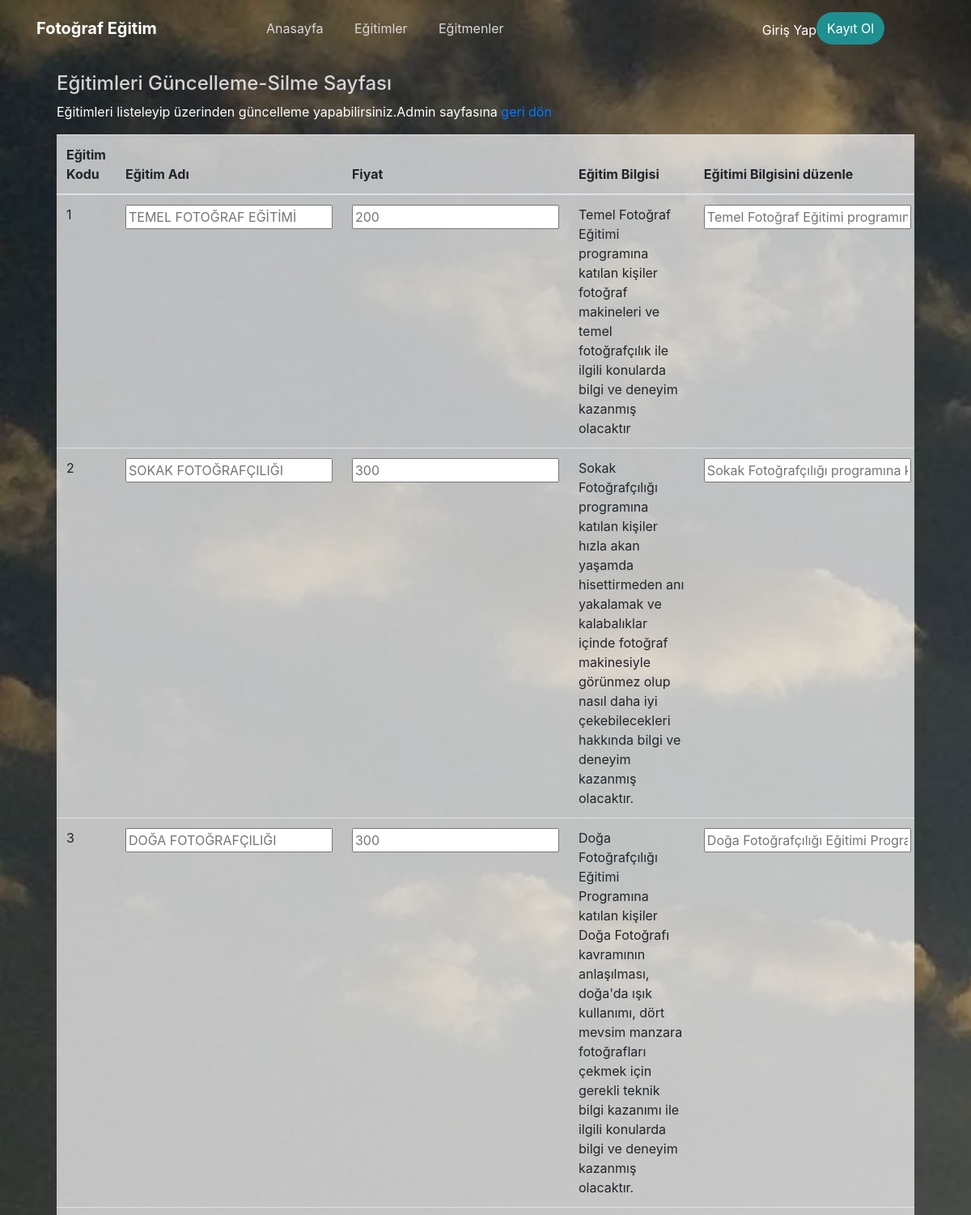
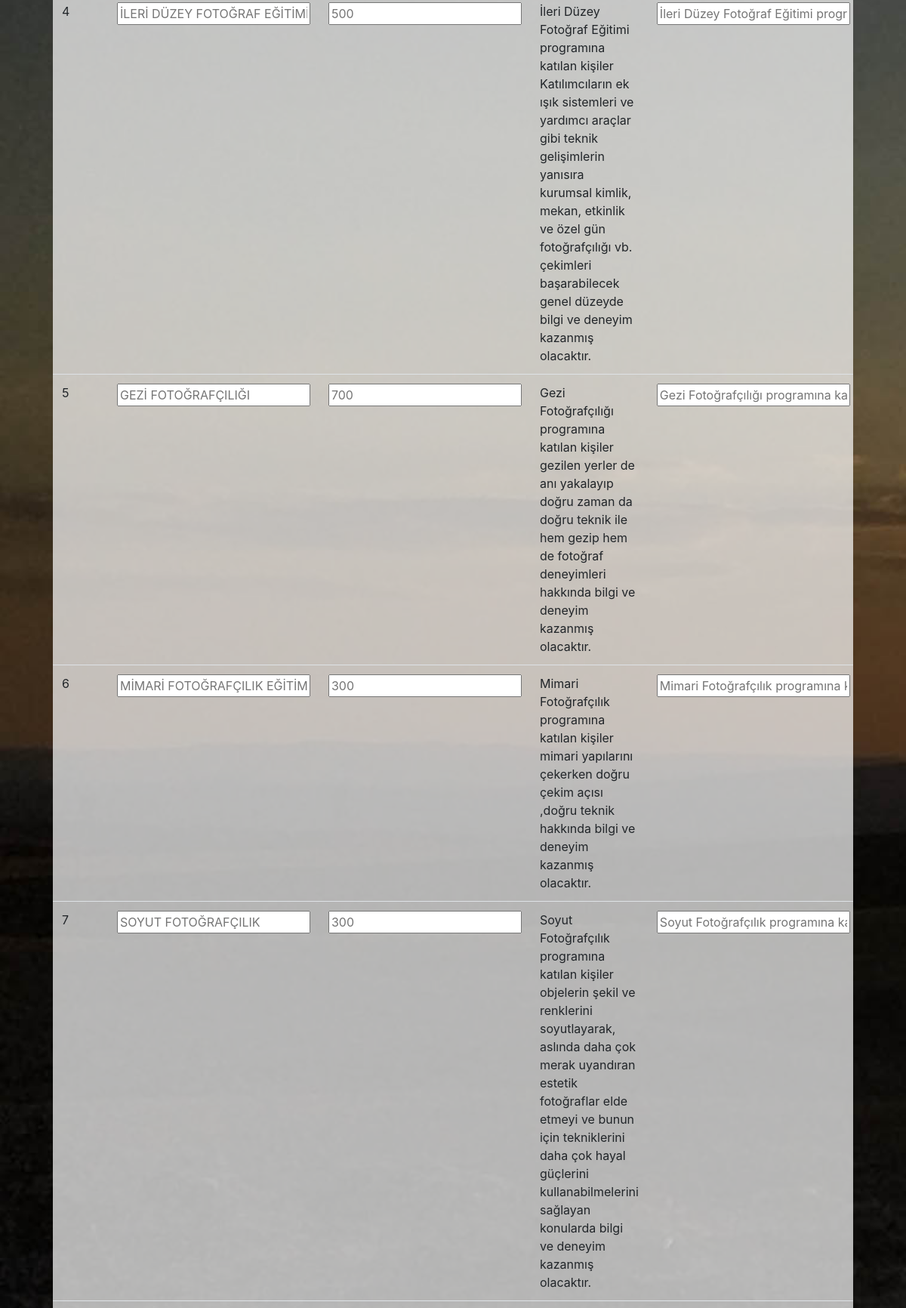
Screenshot of /egitim-listele.php (upper part) with the database file from the repository (2 pictures, top to bottom).
### tables this page shows
CREATE TABLE `egitimler` (
  `egitim_id` int(11) NOT NULL,
  `egitim_ad` varchar(100) NOT NULL,
  `fiyat` int(10) NOT NULL,
  `resim` varchar(50) NOT NULL,
  `egitmen_id` int(11) NOT NULL,
  `egitim_bilgi` varchar(10000) NOT NULL
);

### egitim-listele.php (the view, shortened to what this page needs)
<!DOCTYPE html>
<html>
<head>
    <link rel="stylesheet" href="assets/bootstrap/css/bootstrap.min.css">
    <link rel="stylesheet" href="assets/fonts/font-awesome.min.css">
    <link rel="stylesheet" href="assets/css/styles.css">
    <link rel="stylesheet" href="assets/css/-Team-Rotating-Cards-BS4-.css">
    <link rel="stylesheet" href="assets/css/Article-Cards.css">
    <link rel="stylesheet" href="assets/css/Footer-Dark.css">
    <link rel="stylesheet" href="assets/css/Header-Dark.css">
    <link rel="stylesheet" href="assets/css/Login-Form-Dark.css">
    <link rel="stylesheet" href="assets/css/Profile-Card.css">
    <link rel="stylesheet" href="assets/css/Team-1.css">
    <link rel="stylesheet" href="assets/css/Team-Boxed.css">
    <link rel="stylesheet" href="assets/css/Team-Clean.css">
    <link rel="stylesheet" href="assets/css/Team-with-rotating-cards.css">
    <link rel="stylesheet" href="assets/css/Button-Change-Text-on-Hover.css">
    <link rel="stylesheet" href="assets/css/Team.css">
    <link rel="stylesheet" href="assets/css/Google-Style-Login.css">
    <link rel="stylesheet" href="assets/css/Pretty-Registration-Form.css">
    <?php
	include_once("fonksiyonlar.php");
			?>
</head>
<body>
    <div>
        <div class="header-dark" style="padding-bottom: 500px;">
            <?php
			include_once( "header.php" );
			?>
            <div>
                <form  method="post" action="kontrol-egitim-listele.php" style="margin-right: 70px;margin-left: 70px;margin-top: 20px;">
                    <h1 style="color: rgba(255,255,255,0.8);font-size: 24px;">Eğitimleri Güncelleme-Silme Sayfası</h1>
                    <p style="color: rgb(255,255,255);">Eğitimleri listeleyip üzerinden güncelleme yapabilirsiniz.Admin sayfasına <a href="admin.php">geri dön</a></p>
                        <div class="table-responsive" style="background-color: rgba(255,255,255,0.7);">
                            <table class="table">
                                <thead>
                                    <tr>
                                       <th><?php echo "Eğitim Kodu"?></th>
                                        <th><?php echo "Eğitim Adı"?></th>
                                        <th><?php echo "Fiyat"?></th>
                                        <th><?php echo "Eğitim Bilgisi"?></th>
                                        <th><?php echo "Eğitimi Bilgisini düzenle"?></th>
                                    </tr>
                                </thead>
                                <tbody>
                               <?php
									$sql=mysqli_query(baglanti(),"select * from egitimler");
	while($deger=mysqli_fetch_array($sql))
	{
		$id=$deger["egitim_id"];
		$egitimadi=$deger["egitim_ad"];
		$egitimbilgi=$deger["egitim_bilgi"];
		$egitimfiyat=$deger["fiyat"];
		$ad_isim="ad".$id;
		$bilgi_isim="bilgi".$id;
		$fiyat_isim="fiyat".$id;
		echo "<tr>";
		   echo "<td>".$id."</td>";
		   echo "<td><input type='text' name='$ad_isim' placeholder='$egitimadi' /></td>";
		   echo "<td><input type='text' name='$fiyat_isim' placeholder='$egitimfiyat' /></td>";
		echo "<td>".$egitimbilgi."</td>";
		 echo "<td><input type='text' name='$bilgi_isim' placeholder='$egitimbilgi' /></td>";
		   echo "</tr>";
	}
		  echo  "</tbody></table> </div>
                </form>";
             ?>
            </div>
        </div>
    </div>
   <?php
	include_once( "footer.php" );
	?>
</body>
</html>

### assets/css/Header-Dark.css (style rules this page uses)
.header-dark { background: url(../../assets/img/arkaplan.jpg) #444; background-size: cover; padding-bottom: 80px; }
@media (min-width:768px) { .header-dark { padding-bottom: 120px; } }

### rows the page displays
egitimler: egitim_id "1", egitim_ad "TEMEL FOTOĞRAF EĞİTİMİ", fiyat "200", egitim_bilgi "Temel Fotoğraf Eğitimi programına katılan kişiler fotoğraf makineleri ve temel fotoğrafçılık ile ilgili konularda bilgi ve deneyim kazanmış olacaktır"
egitimler: egitim_id "2", egitim_ad "SOKAK FOTOĞRAFÇILIĞI", fiyat "300", egitim_bilgi "Sokak Fotoğrafçılığı programına katılan kişiler hızla akan yaşamda hisettirmeden anı yakalamak ve kalabalıklar içinde fotoğraf makinesiyle görünmez olup nasıl daha iyi çekebilecekleri hakkında bilgi ve deneyim kazanmış olacaktır."
egitimler: egitim_id "3", egitim_ad "DOĞA FOTOĞRAFÇILIĞI", fiyat "300", egitim_bilgi "Doğa Fotoğrafçılığı Eğitimi Programına katılan kişiler Doğa Fotoğrafı kavramının anlaşılması, doğa'da ışık kullanımı, dört mevsim manzara fotoğrafları çekmek için gerekli teknik bilgi kazanımı ile ilgili konularda bilgi ve deneyim kazanmış olacaktır.", egitim_bilgi "Doğa Fotoğrafçılığı Eğitimi Programına katılan kişiler Doğa Fotoğrafı kavramının anlaşılması, doğa"
egitimler: egitim_id "4", egitim_ad "İLERİ DÜZEY FOTOĞRAF EĞİTİMİ", fiyat "500", egitim_bilgi "İleri Düzey Fotoğraf Eğitimi programına katılan kişiler Katılımcıların ek ışık sistemleri ve yardımcı araçlar gibi teknik gelişimlerin yanısıra kurumsal kimlik, mekan, etkinlik ve özel gün fotoğrafçılığı vb. çekimleri başarabilecek genel düzeyde bilgi ve deneyim kazanmış olacaktır."
egitimler: egitim_id "5", egitim_ad "GEZİ FOTOĞRAFÇILIĞI", fiyat "700", egitim_bilgi "Gezi Fotoğrafçılığı programına katılan kişiler gezilen yerler de anı yakalayıp doğru zaman da doğru teknik ile hem gezip hem de fotoğraf deneyimleri hakkında bilgi ve deneyim kazanmış olacaktır."
egitimler: egitim_id "6", egitim_ad "MİMARİ FOTOĞRAFÇILIK EĞİTİMİ", fiyat "300", egitim_bilgi "Mimari Fotoğrafçılık programına katılan kişiler mimari yapılarını çekerken doğru çekim açısı ,doğru teknik hakkında bilgi ve deneyim kazanmış olacaktır."
egitimler: egitim_id "7", egitim_ad "SOYUT FOTOĞRAFÇILIK", fiyat "300", egitim_bilgi "Soyut Fotoğrafçılık programına katılan kişiler objelerin şekil ve renklerini soyutlayarak, aslında daha çok merak uyandıran estetik fotoğraflar elde etmeyi ve bunun için tekniklerini daha çok hayal güçlerini kullanabilmelerini sağlayan konularda bilgi ve deneyim kazanmış olacaktır."
